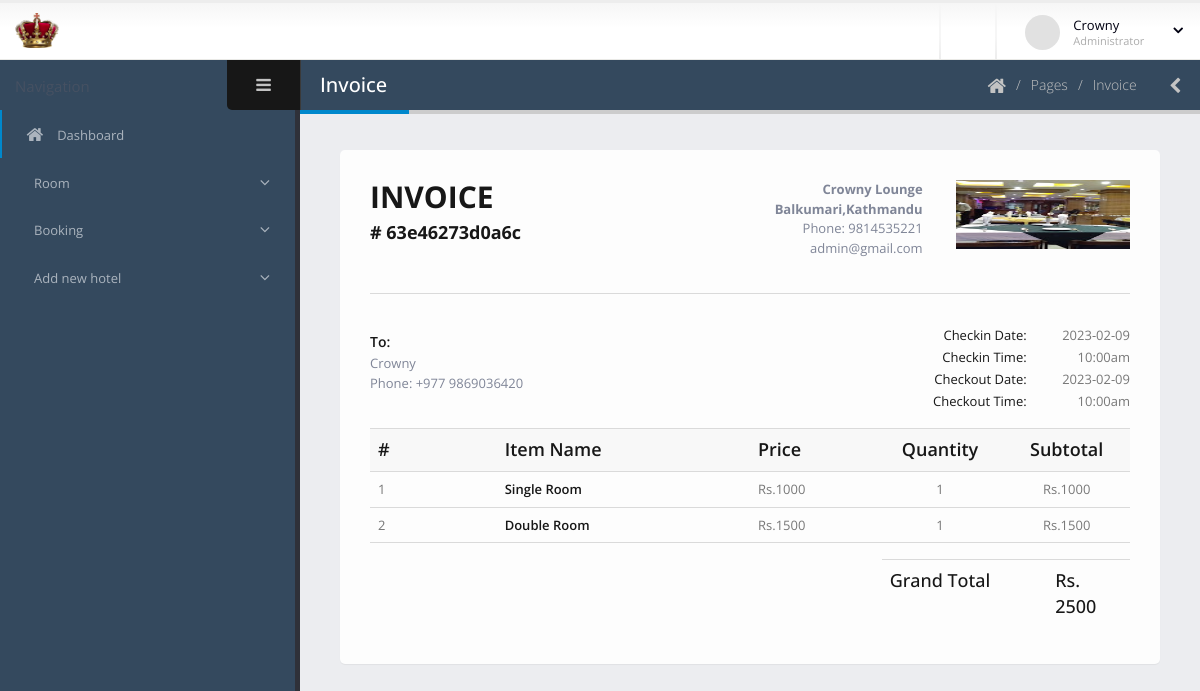
The app's page /dashboard/invoice.php?booking-number=63e46273d0a6c (signed in) with its own data.
### tables this page shows
CREATE TABLE `hotel_info` (
  `id` int NOT NULL,
  `hotel_name` varchar(255) DEFAULT NULL,
  `email` varchar(255) DEFAULT NULL,
  `phone` varchar(20) DEFAULT NULL,
  `address` varchar(200) DEFAULT NULL,
  `location` int NOT NULL,
  `logo` varchar(500) DEFAULT NULL,
  `password` varchar(200) DEFAULT NULL,
  `approve_status` int NOT NULL DEFAULT '0' COMMENT '0-not approve,1-approve ',
  `role` int DEFAULT NULL COMMENT '1 = restaurant, 2 = customer '
);

CREATE TABLE `booking_details` (
  `id` int NOT NULL,
  `booking_id` varchar(200) DEFAULT NULL,
  `hotel_id` int DEFAULT NULL,
  `c_id` int DEFAULT NULL,
  `make_date` date DEFAULT NULL,
  `make_time` varchar(50) DEFAULT NULL,
  `name` varchar(50) DEFAULT NULL,
  `phone` varchar(100) DEFAULT NULL,
  `booking_date` date DEFAULT NULL,
  `booking_time` varchar(30) DEFAULT NULL,
  `booking_date2` date DEFAULT NULL,
  `booking_time2` varchar(30) DEFAULT NULL,
  `bill` float DEFAULT NULL,
  `transactionid` varchar(100) DEFAULT NULL,
  `status` int NOT NULL DEFAULT '0' COMMENT '0- reject, 1-confirmed',
  `reject` int DEFAULT '0'
);

CREATE TABLE `booking_room` (
  `id` int NOT NULL,
  `booking_id` varchar(200) DEFAULT NULL,
  `room_id` int DEFAULT NULL,
  `qty` int DEFAULT NULL
);

CREATE TABLE `menu_room` (
  `id` int NOT NULL,
  `hotel_id` int DEFAULT NULL,
  `item_name` varchar(200) DEFAULT NULL,
  `madeby` varchar(300) DEFAULT NULL,
  `food_type` varchar(100) NOT NULL,
  `price` float DEFAULT NULL,
  `image` varchar(500) DEFAULT NULL
);

### dashboard/invoice.php (the view, shortened to what this page needs)
<?php include 'template/header.php';
?>
<body>
	<section class="body">
		<?php include 'template/top-bar.php'; ?>
		<div class="inner-wrapper">
			<?php include 'template/left-bar.php'; ?>
			<section role="main" class="content-body">
				<header class="page-header">
					<h2>Invoice</h2>
					<div class="right-wrapper pull-right">
						<ol class="breadcrumbs">
							<li>
								<a href="index.php">
									<i class="fa fa-home"></i>
								</a>
							</li>
							<li><span>Pages</span></li>
							<li><span>Invoice</span></li>
						</ol>
						<a class="sidebar-right-toggle" data-open="sidebar-right"><i class="fa fa-chevron-left"></i></a>
					</div>
				</header>
				<section class="panel">
					<div class="panel-body">
						<div class="invoice">
							<header class="clearfix">
								<div class="row">
									<div class="col-sm-4 mt-md">
										<h2 class="h2 mt-none mb-sm text-dark text-bold">INVOICE</h2>
										<h4 class="h4 m-none text-dark text-bold">
											#
											<?php echo $_GET['booking-number']; ?>
										</h4>
									</div>
									<?php
                                    $con = connect();
                                    $res_id = $_SESSION['id'];
                                    $sql = "SELECT * FROM `hotel_info` where id = '$res_id';";
                                    $result = $con->query($sql);
                                    foreach ($result as $r) {
                                    ?>
									<div class="col-sm-8 text-right mt-md mb-md">
										<address class="ib mr-xlg">
											<b class="text-capitalize">Crowny Lounge</b>
											<br />
											<b class="text-capitalize">Balkumari,Kathmandu</b>
											<br />
											Phone: 9814535221
											<br />
											<?php echo $r['email']; ?>
										</address>
										<div class="ib">
											<img style="width: 174px;height: 69px;"
												src="user-image/<?php echo $r['logo']; ?>" alt="OKLER Themes" />
										</div>
									</div>
									<?php } ?>
								</div>
							</header>
							<?php
                            $booking_number = $_GET['booking-number'];
                            $sql2 = "SELECT * FROM `booking_details` where booking_id = '$booking_number';";
                            $result2 = $con->query($sql2);
                            foreach ($result2 as $r2) {
	                            $booking_date = $r2['booking_date'];
	                            $booking_time = $r2['booking_time'];
	                            $booking_date2 = $r2['booking_date2'];
	                            $booking_time2 = $r2['booking_time2'];
	                            $booking_name = $r2['name'];
	                            $booking_phone = $r2['phone'];
                            } ?>
							<div class="bill-info">
								<div class="row">
									<div class="col-md-6">
										<div class="bill-to">
											<p class="h5 mb-xs text-dark text-semibold">To:</p>
											<address>
												<?php echo $booking_name; ?>
												<br />
												Phone: +977
												<?php echo $booking_phone; ?>
											</address>
										</div>
									</div>
									<div class="col-md-6">
										<div class="bill-data text-right">
											<p class="mb-none">
												<span class="text-dark">Checkin Date:</span>
												<span class="value">
													<?php echo $booking_date; ?>
												</span>
											</p>
											<p class="mb-none">
												<span class="text-dark">Checkin Time:</span>
												<span class="value">
													<?php echo $booking_time; ?>
												</span>
											</p>
											<p class="mb-none">
												<span class="text-dark">Checkout Date:</span>
												<span class="value">
													<?php echo $booking_date2; ?>
												</span>
											</p>
											<p class="mb-none">
												<span class="text-dark">Checkout Time:</span>
												<span class="value">
													<?php echo $booking_time2; ?>
												</span>
											</p>
										</div>
									</div>
								</div>
							</div>
							<div class="table-responsive">
								<table class="table invoice-items">
									<thead>
										<tr class="h4 text-dark">
											<th id="cell-id" class="text-semibold">#</th>
											<th id="cell-item" class="text-semibold">Item Name</th>
											<th id="cell-price" class="text-left text-semibold">Price</th>
											<th id="cell-qty" class="text-center text-semibold">Quantity</th>
											<th id="cell-total" class="text-center text-semibold">Subtotal</th>
										</tr>
									</thead>
									<tbody>
										<?php
                                        $booking_number = $_GET['booking-number'];
                                        $sql4 = "SELECT bm.booking_id,bm.qty,mi.item_name,mi.price
												FROM booking_room as bm, menu_room as mi
												WHERE bm.room_id = mi.id
												AND bm.booking_id ='$booking_number';";
                                        $result4 = $con->query($sql4);
                                        $count = 1;
                                        $grand_total = 0;
                                        foreach ($result4 as $r4) {
	                                        $grand_total = $grand_total + $r4['price'] * $r4['qty'];
                                        ?>
										<tr>
											<td>
												<?php echo $count; ?>
											</td>
											<td class="text-semibold text-dark">
												<?php echo $r4['item_name']; ?>
											</td>
											<td>
												<?php echo "Rs." . $r4['price']; ?>
											</td>
											<td class="text-center">
												<?php echo $r4['qty']; ?>
											</td>
											<td class="text-center">
												<?php echo "Rs." . $subtotal = $r4['price'] * $r4['qty']; ?>
											</td>
										</tr>
										<?php $count++;
                                        } ?>
									</tbody>
								</table>
							</div>
							<div class="invoice-summary">
								<div class="row">
									<div class="col-sm-4 col-sm-offset-8">
										<table class="table h5 text-dark">
											<tbody>
												<tr class="h4">
													<td colspan="2">Grand Total</td>
													<td class="text-left">Rs.
														<?php echo $grand_total; ?>
													</td>
												</tr>
											</tbody>
										</table>
									</div>
								</div>
							</div>
						</div>
					</div>
				</section>
			</section>
		</div>
	</section>
</body>
</html>

### dashboard/template/header.php (shortened to what this page needs)
<!doctype html>
<html class="fixed">
<head>
	<link rel="stylesheet" href="assets/vendor/bootstrap/css/bootstrap.css" />
	<link rel="stylesheet" href="assets/vendor/font-awesome/css/font-awesome.css" />
	<link rel="stylesheet" href="assets/vendor/magnific-popup/magnific-popup.css" />
	<link rel="stylesheet" href="assets/vendor/bootstrap-datepicker/css/datepicker3.css" />
	<link rel="stylesheet" href="assets/vendor/jquery-ui/css/ui-lightness/jquery-ui-1.10.4.custom.css" />
	<link rel="stylesheet" href="assets/vendor/bootstrap-multiselect/bootstrap-multiselect.css" />
	<link rel="stylesheet" href="assets/vendor/morris/morris.css" />
	<link rel="stylesheet" href="assets/vendor/select2/select2.css" />
	<link rel="stylesheet" href="assets/vendor/jquery-datatables-bs3/assets/css/datatables.css" />
	<link rel="stylesheet" href="assets/stylesheets/theme.css" />
	<link rel="stylesheet" href="assets/stylesheets/skins/default.css" />
	<link rel="stylesheet" href="assets/stylesheets/theme-custom.css">
	<link href="https://pro-next.fontawesome.com/releases/v5.7.2/css/all.css" data-prerender="keep" rel="stylesheet">
</head>

### dashboard/template/top-bar.php (shortened to what this page needs)
<header class="header">
	<div class="logo-container">
		<a href="index.php" class="logo">
			<img src="assets/images/cr.png" height="35" alt="JSOFT Admin" />
		</a>
	</div>
	<div class="header-right">
		<span class="separator"></span>
		<span class="separator"></span>
		<div id="userbox" class="userbox">
			<a href="#" data-toggle="dropdown">
				<figure class="profile-picture">
					<img src="assets/images/!logged-user.jpg" alt="Joseph Doe" class="img-circle"
						data-lock-picture="assets/images/!logged-user.jpg" />
				</figure>
				<div class="profile-info" data-lock-name="John Doe" data-lock-email="johndoe@JSOFT.com">
					<span class="name"><?php echo $_SESSION['name']; ?></span>
					<span class="role">Administrator</span>
				</div>
				<i class="fa custom-caret"></i>
			</a>
		</div>
	</div>
</header>

### dashboard/template/left-bar.php (shortened to what this page needs)
<aside id="sidebar-left" class="sidebar-left">
	<div class="sidebar-header">
		<div class="sidebar-title">
		</div>
		<div class="sidebar-toggle hidden-xs" data-toggle-class="sidebar-left-collapsed" data-target="html" data-fire-event="sidebar-left-toggle">
			<i class="fa fa-bars" aria-label="Toggle sidebar"></i>
		</div>
	</div>
	<div class="nano">
		<div class="nano-content">
			<nav id="menu" class="nav-main" role="navigation">
				<ul class="nav nav-main">
					<li class="nav-active">
						<a href="index.php">
							<i class="fa fa-home" aria-hidden="true"></i>
							<span>Dashboard</span>
						</a>
					</li>
					<?php if((isset($_SESSION['isLoggedIn']) && $_SESSION['role'] == 1)){ ?>
					<li class="nav-parent">
						<a>
							<span>Room</span>
						</a>
					</li>
					<?php } ?>
					<?php if((isset($_SESSION['isLoggedIn']) && $_SESSION['role'] == 1)){ ?>
					<li class="nav-parent">
						<a>
							<span>Booking</span>
						</a>
					</li>
					<?php } ?>
					<?php if((isset($_SESSION['isLoggedIn']) && $_SESSION['role'] == 1)){ ?>
					<li class="nav-parent">
						<a>
							<span>Add new hotel</span>
						</a>
					</li>
					<?php } ?>
				</ul>
			</nav>
			<hr class="separator" />
		</div>
	</div>
</aside>

### dashboard/assets/stylesheets/skins/default.css (style rules this page uses)
a, .btn-link { color: #0088cc; }
.page-header h2 { border-bottom-color: #0088cc; }
ul.nav-main > li.nav-active > a { box-shadow: 2px 0 0 #0088cc inset; }

### records on screen
hotel_info: email "admin@gmail.com", logo (picture)
booking_details: name "Crowny", phone "9869036420", booking_date "2023-02-09", booking_time "10:00am", booking_date2 "2023-02-09", booking_time2 "10:00am"
booking_room: menu_room.item_name "Single Room", menu_room.price "1000", qty "1"
booking_room: menu_room.item_name "Double Room", menu_room.price "1500", qty "1"

### other values on screen
$_SESSION['name'] "Crowny"
$_GET['booking-number'] "63e46273d0a6c"
$grand_total "2500"
